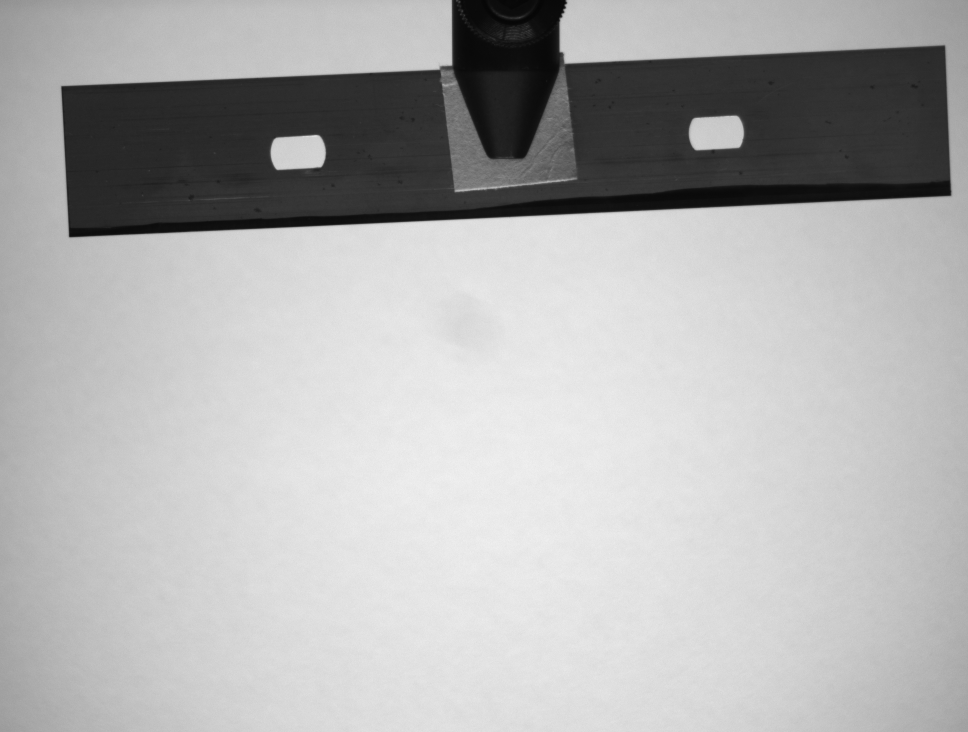
#> input picture image0001.bmp, 1936 x 1464 px, found by its file name (shown at 1/2 size)
$ python -i MTF.py   (imports and definitions only)
#> lines starting #> are read from the running program, lines starting #| are printed output that depends on the picture
import matplotlib.pyplot as plt
import numpy as np
from math import floor
import scipy
import os
import os.path
from skimage.transform import hough_line, hough_line_peaks
from skimage.feature import canny
from skimage.draw import line as draw_line
from skimage import data
import skimage
from scipy.integrate import dblquad
from scipy.integrate import quad
import cv2 as cv


"""
Utilities----------------------------------------------------------------------

"""
script_dir= os.path.dirname(__file__)


def open_images(filename, roi_select = 1, row0=1,row1=1,col0=1,col1=1):
    """


    Parameters
    ----------
    filename : string
        Name of image in folder, \images\filename.
    roi_select: booleen
        Toggles the user roi selection.
    row0, row1:

    Returns
    -------
    TYPE
        Numpy array of the intended ROI rotated 90 degrees ccw.

    """
#> called with filename = 'image0001.bmp', roi_select = 1, row0 = 1, row1 = 1, col0 = 1, col1 = 1
    rel_path = r"images/" + filename
    abs_file_path = os.path.join(script_dir,rel_path)
    image_array = np.rot90(np.array(cv.imread(abs_file_path,flags = 2 )))
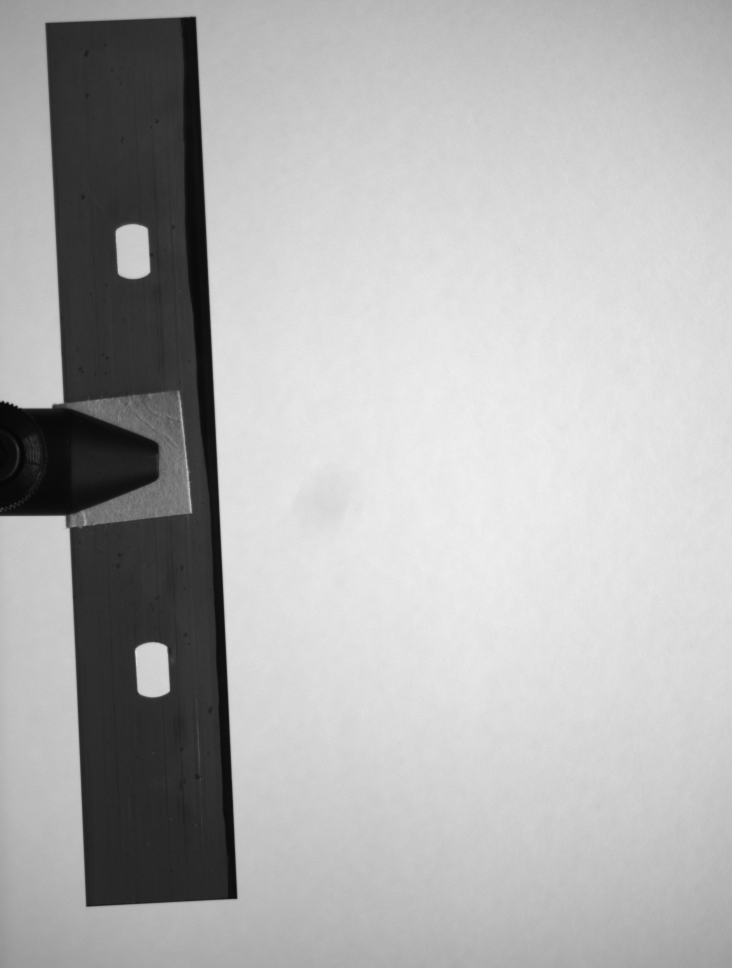
#> image_array: shape (1936, 1464) (shown at 1/2 size); min 5, max 247, mean 176.4
    out = False
    if roi_select== False:
        return image_array[row0:row1,col0:col1],[row0,row1],[col0,col1]
    while out == False:
        plt.imshow(image_array)
        plt.show()
#> (the run stopped early here; a loop or call above may not have finished)

$ run again, on image0008.bmp
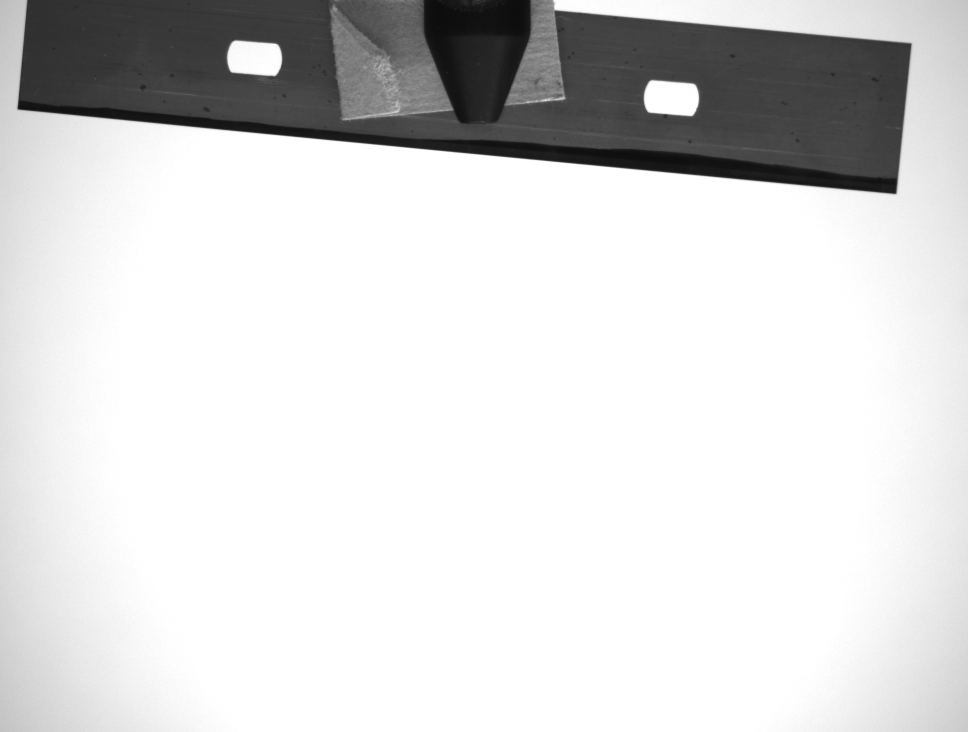
#> input picture image0008.bmp, 1936 x 1464 px, found by its file name (shown at 1/2 size)
#> in open_images, `image_array = np.rot90(np.array(cv.imread(abs_file_path,flags = 2 )))`:
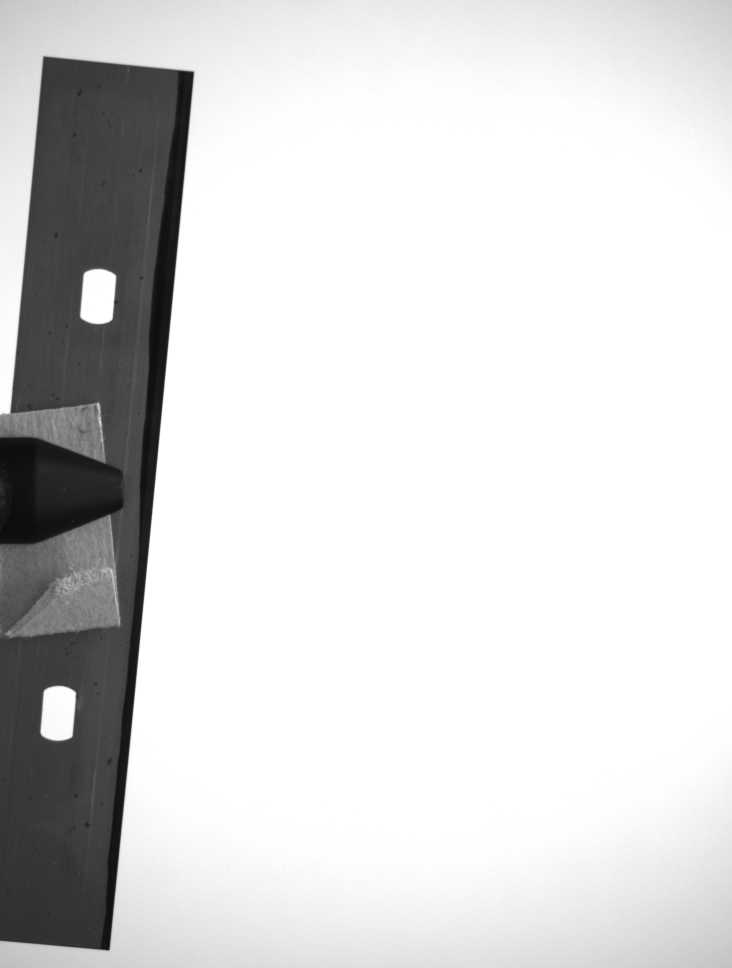
#> image_array: shape (1936, 1464) (shown at 1/2 size); min 11, max 255, mean 217.3

$ run again, on image0009.bmp
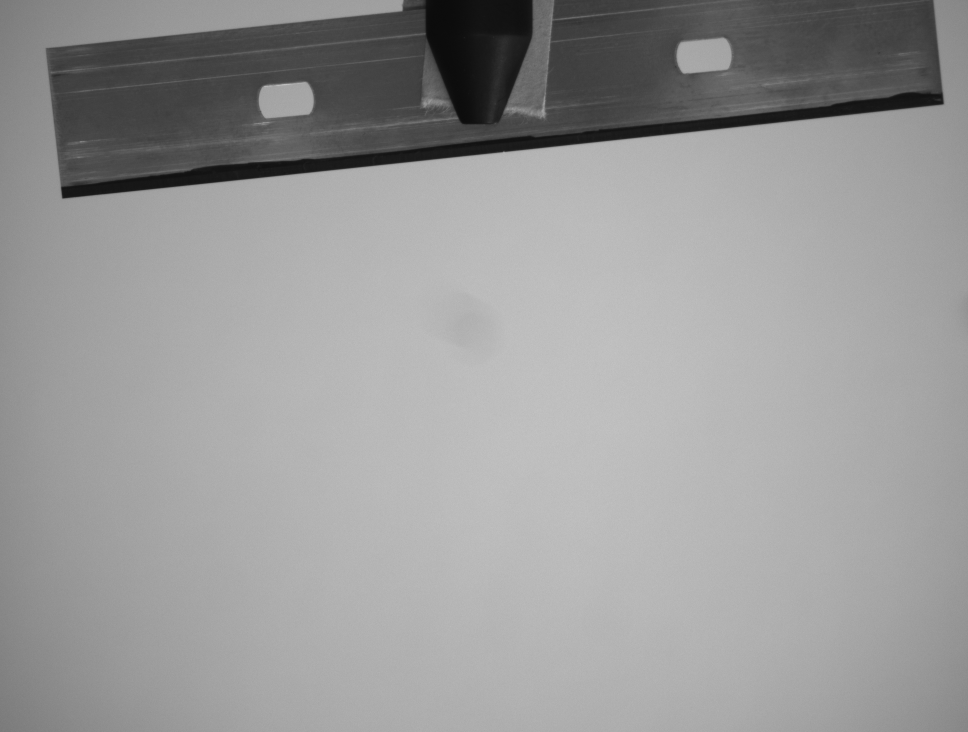
#> input picture image0009.bmp, 1936 x 1464 px, found by its file name (shown at 1/2 size)
#> in open_images, `image_array = np.rot90(np.array(cv.imread(abs_file_path,flags = 2 )))`:
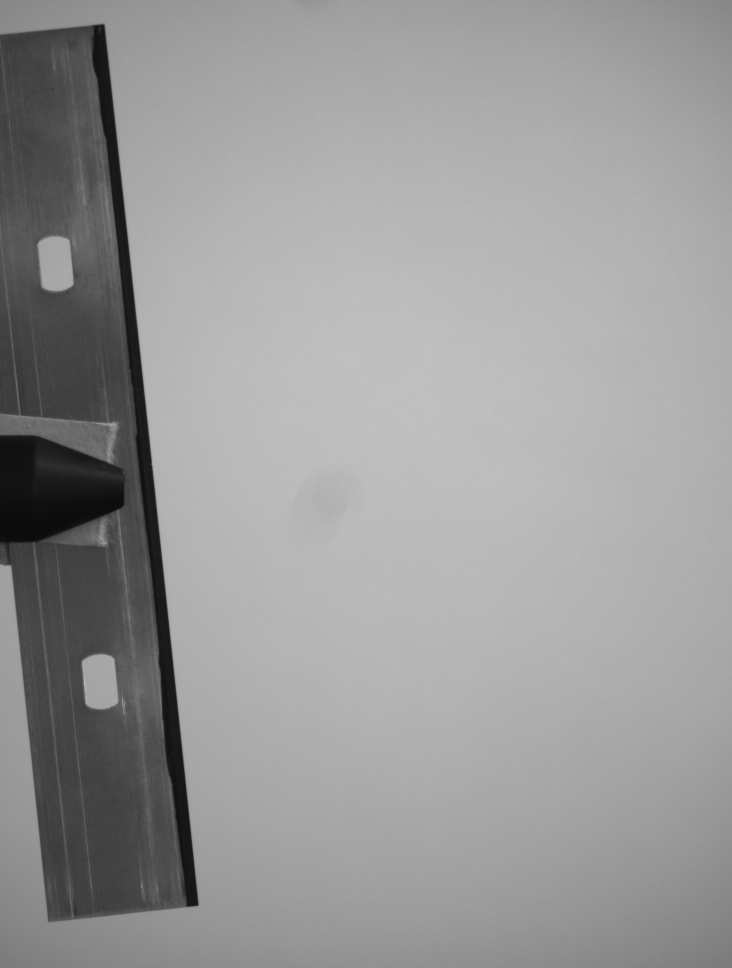
#> image_array: shape (1936, 1464) (shown at 1/2 size); min 10, max 218, mean 153.3
